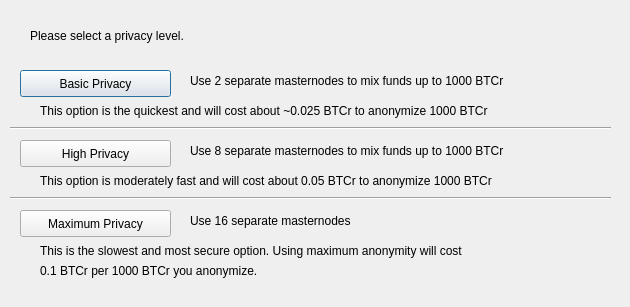
<?xml version="1.0" encoding="UTF-8"?>
<ui version="4.0">
 <class>DarksendConfig</class>
 <widget class="QDialog" name="DarksendConfig">
  <property name="geometry">
   <rect>
    <x>0</x>
    <y>0</y>
    <width>630</width>
    <height>307</height>
   </rect>
  </property>
  <property name="windowTitle">
   <string>Configure PrivateSend</string>
  </property>
  <widget class="QPushButton" name="buttonBasic">
   <property name="geometry">
    <rect>
     <x>20</x>
     <y>70</y>
     <width>151</width>
     <height>27</height>
    </rect>
   </property>
   <property name="text">
    <string>Basic Privacy</string>
   </property>
  </widget>
  <widget class="QPushButton" name="buttonHigh">
   <property name="geometry">
    <rect>
     <x>20</x>
     <y>140</y>
     <width>151</width>
     <height>27</height>
    </rect>
   </property>
   <property name="text">
    <string>High Privacy</string>
   </property>
  </widget>
  <widget class="QPushButton" name="buttonMax">
   <property name="geometry">
    <rect>
     <x>20</x>
     <y>210</y>
     <width>151</width>
     <height>27</height>
    </rect>
   </property>
   <property name="text">
    <string>Maximum Privacy</string>
   </property>
  </widget>
  <widget class="QLabel" name="label">
   <property name="geometry">
    <rect>
     <x>30</x>
     <y>20</y>
     <width>571</width>
     <height>31</height>
    </rect>
   </property>
   <property name="text">
    <string>Please select a privacy level.</string>
   </property>
  </widget>
  <widget class="QLabel" name="label_2">
   <property name="geometry">
    <rect>
     <x>190</x>
     <y>70</y>
     <width>421</width>
     <height>21</height>
    </rect>
   </property>
   <property name="text">
    <string>Use 2 separate masternodes to mix funds up to 1000 BTCr</string>
   </property>
  </widget>
  <widget class="QLabel" name="label_3">
   <property name="geometry">
    <rect>
     <x>190</x>
     <y>140</y>
     <width>411</width>
     <height>21</height>
    </rect>
   </property>
   <property name="text">
    <string>Use 8 separate masternodes to mix funds up to 1000 BTCr</string>
   </property>
  </widget>
  <widget class="QLabel" name="label_4">
   <property name="geometry">
    <rect>
     <x>190</x>
     <y>210</y>
     <width>421</width>
     <height>21</height>
    </rect>
   </property>
   <property name="text">
    <string>Use 16 separate masternodes</string>
   </property>
  </widget>
  <widget class="QLabel" name="label_6">
   <property name="geometry">
    <rect>
     <x>40</x>
     <y>100</y>
     <width>561</width>
     <height>21</height>
    </rect>
   </property>
   <property name="text">
    <string>This option is the quickest and will cost about ~0.025 BTCr to anonymize 1000 BTCr</string>
   </property>
  </widget>
  <widget class="QLabel" name="label_7">
   <property name="geometry">
    <rect>
     <x>40</x>
     <y>170</y>
     <width>561</width>
     <height>21</height>
    </rect>
   </property>
   <property name="text">
    <string>This option is moderately fast and will cost about 0.05 BTCr to anonymize 1000 BTCr</string>
   </property>
  </widget>
  <widget class="QLabel" name="label_8">
   <property name="geometry">
    <rect>
     <x>40</x>
     <y>240</y>
     <width>561</width>
     <height>21</height>
    </rect>
   </property>
   <property name="text">
    <string>This is the slowest and most secure option. Using maximum anonymity will cost</string>
   </property>
  </widget>
  <widget class="QLabel" name="label_9">
   <property name="geometry">
    <rect>
     <x>40</x>
     <y>260</y>
     <width>561</width>
     <height>21</height>
    </rect>
   </property>
   <property name="text">
    <string>0.1 BTCr per 1000 BTCr you anonymize.</string>
   </property>
  </widget>
  <widget class="Line" name="line">
   <property name="geometry">
    <rect>
     <x>10</x>
     <y>120</y>
     <width>601</width>
     <height>16</height>
    </rect>
   </property>
   <property name="orientation">
    <enum>Qt::Horizontal</enum>
   </property>
  </widget>
  <widget class="Line" name="line_2">
   <property name="geometry">
    <rect>
     <x>10</x>
     <y>190</y>
     <width>601</width>
     <height>16</height>
    </rect>
   </property>
   <property name="orientation">
    <enum>Qt::Horizontal</enum>
   </property>
  </widget>
 </widget>
 <resources/>
 <connections/>
</ui>
